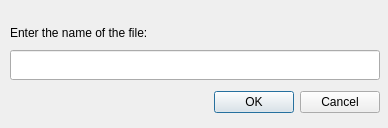
<?xml version="1.0" encoding="UTF-8"?>
<ui version="4.0">
 <class>initialize_file_name</class>
 <widget class="QDialog" name="initialize_file_name">
  <property name="geometry">
   <rect>
    <x>0</x>
    <y>0</y>
    <width>388</width>
    <height>128</height>
   </rect>
  </property>
  <property name="windowTitle">
   <string>Dialog</string>
  </property>
  <widget class="QDialogButtonBox" name="buttonBox">
   <property name="geometry">
    <rect>
     <x>10</x>
     <y>90</y>
     <width>370</width>
     <height>25</height>
    </rect>
   </property>
   <property name="sizePolicy">
    <sizepolicy hsizetype="Fixed" vsizetype="Fixed">
     <horstretch>0</horstretch>
     <verstretch>0</verstretch>
    </sizepolicy>
   </property>
   <property name="orientation">
    <enum>Qt::Horizontal</enum>
   </property>
   <property name="standardButtons">
    <set>QDialogButtonBox::Cancel|QDialogButtonBox::Ok</set>
   </property>
  </widget>
  <widget class="QLineEdit" name="lineEdit">
   <property name="geometry">
    <rect>
     <x>10</x>
     <y>50</y>
     <width>370</width>
     <height>30</height>
    </rect>
   </property>
  </widget>
  <widget class="QLabel" name="label">
   <property name="geometry">
    <rect>
     <x>10</x>
     <y>20</y>
     <width>370</width>
     <height>25</height>
    </rect>
   </property>
   <property name="sizePolicy">
    <sizepolicy hsizetype="Fixed" vsizetype="Fixed">
     <horstretch>0</horstretch>
     <verstretch>0</verstretch>
    </sizepolicy>
   </property>
   <property name="text">
    <string>Enter the name of the file:</string>
   </property>
  </widget>
 </widget>
 <resources/>
 <connections/>
</ui>
